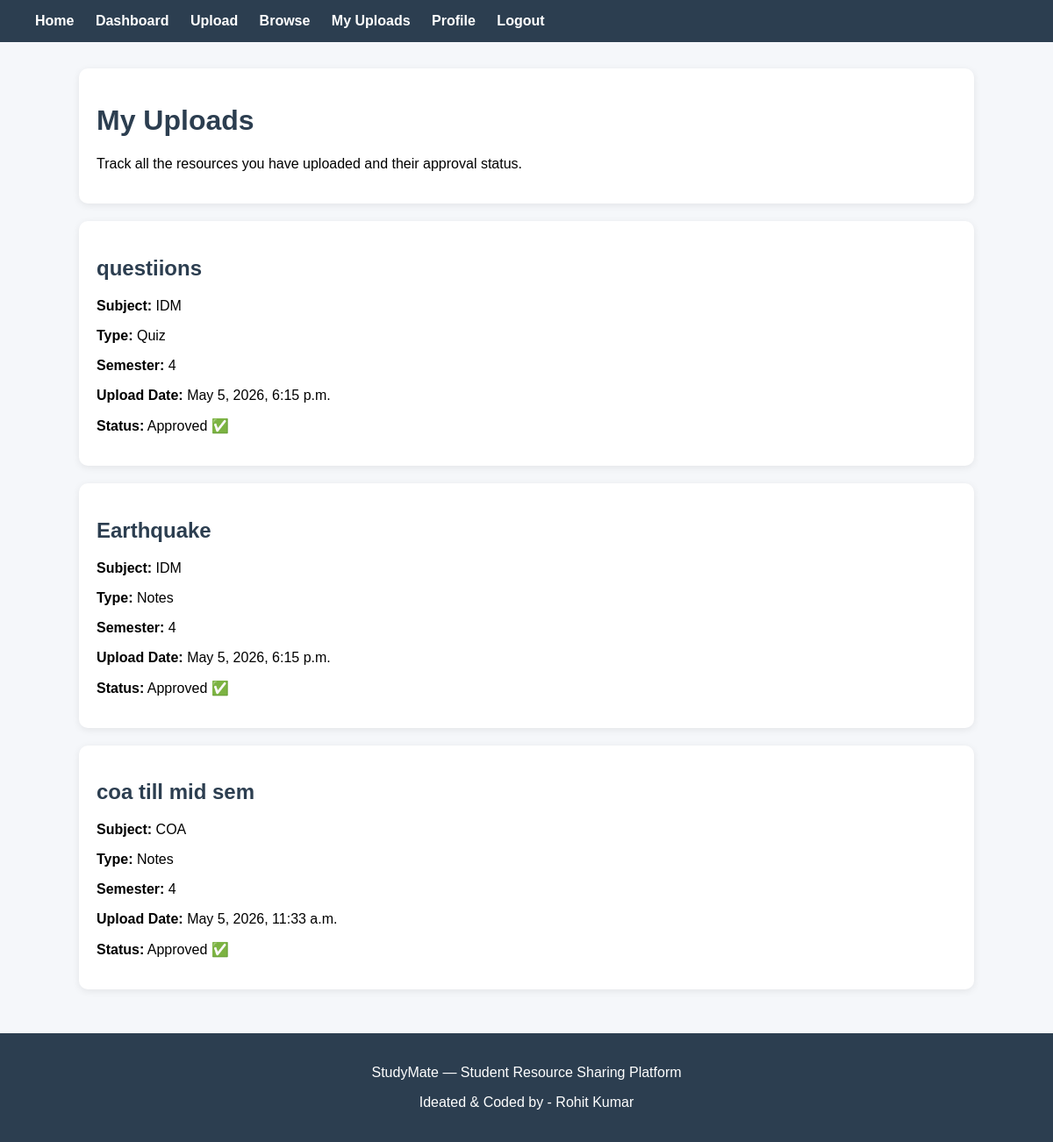
The page /my-uploads/ (signed in) on the database its author committed.
### resources/models.py (models this page shows, shortened)
class Resource(models.Model):
    RESOURCE_TYPES = [
        ('Notes', 'Notes'),
        ('PYQ', 'PYQ'),
        ('Quiz', 'Quiz'),
        ('Assignment', 'Assignment'),
        ('Lab File', 'Lab File'),
    ]
    SEMESTER_CHOICES = [
        ('1', 'Semester 1'),
        ('2', 'Semester 2'),
        ('3', 'Semester 3'),
        ('4', 'Semester 4'),
        ('5', 'Semester 5'),
        ('6', 'Semester 6'),
        ('7', 'Semester 7'),
        ('8', 'Semester 8'),
    ]
    title = models.CharField(max_length=200)
    subject = models.CharField(max_length=100)
    resource_type = models.CharField(
        max_length=50,
        choices=RESOURCE_TYPES
    )
    semester = models.CharField(
        max_length=10,
        choices=SEMESTER_CHOICES
    )
    description = models.TextField()
    file = models.FileField(upload_to='notes/')
    uploaded_by = models.ForeignKey(
        User,
        on_delete=models.CASCADE
    )
    upload_date = models.DateTimeField(auto_now_add=True)
    is_approved = models.BooleanField(default=False)

### resources/views.py (the view)
# urls.py: path('my-uploads/', views.my_uploads, name='my_uploads'),
@login_required
def my_uploads(request):
    resources = Resource.objects.filter(
        uploaded_by=request.user
    ).order_by('-upload_date')
    return render(
        request,
        'my_uploads.html',
        {'resources': resources}
    )

### resources/templates/my_uploads.html
{% extends 'base.html' %}
{% block content %}
<div class="card">
    <h1>My Uploads</h1>
    <p>
        Track all the resources you have uploaded
        and their approval status.
    </p>
</div>
{% for resource in resources %}
<div class="card">
    <h2>{{ resource.title }}</h2>
    <p>
        <strong>Subject:</strong>
        {{ resource.subject }}
    </p>
    <p>
        <strong>Type:</strong>
        {{ resource.resource_type }}
    </p>
    <p>
        <strong>Semester:</strong>
        {{ resource.semester }}
    </p>
    <p>
        <strong>Upload Date:</strong>
        {{ resource.upload_date }}
    </p>
    <p>
        <strong>Status:</strong>
        {% if resource.is_approved %}
            Approved ✅
        {% else %}
            Pending ⏳
        {% endif %}
    </p>
</div>
{% empty %}
<div class="card">
    <p>
        You have not uploaded any resources yet.
    </p>
</div>
{% endfor %}
{% endblock %}

### resources/static/css/style.css (style rules this page uses)
body { font-family: Arial, sans-serif; margin: 0; padding: 0; background: #f5f7fa; }
.card { background: white; padding: 20px; margin-bottom: 20px; border-radius: 10px; box-shadow: 0px 2px 8px rgba(0, 0, 0, 0.08); }
h1, h2, h3 { color: #2c3e50; }

### rows shown on the page
Resource: title "questiions", subject "IDM", resource_type "Quiz", semester "4", upload_date "May 5, 2026, 6:15 p.m.", is_approved "Approved ✅"
Resource: title "Earthquake", subject "IDM", resource_type "Notes", semester "4", upload_date "May 5, 2026, 6:15 p.m.", is_approved "Approved ✅"
Resource: title "coa till mid sem", subject "COA", resource_type "Notes", semester "4", upload_date "May 5, 2026, 11:33 a.m.", is_approved "Approved ✅"
